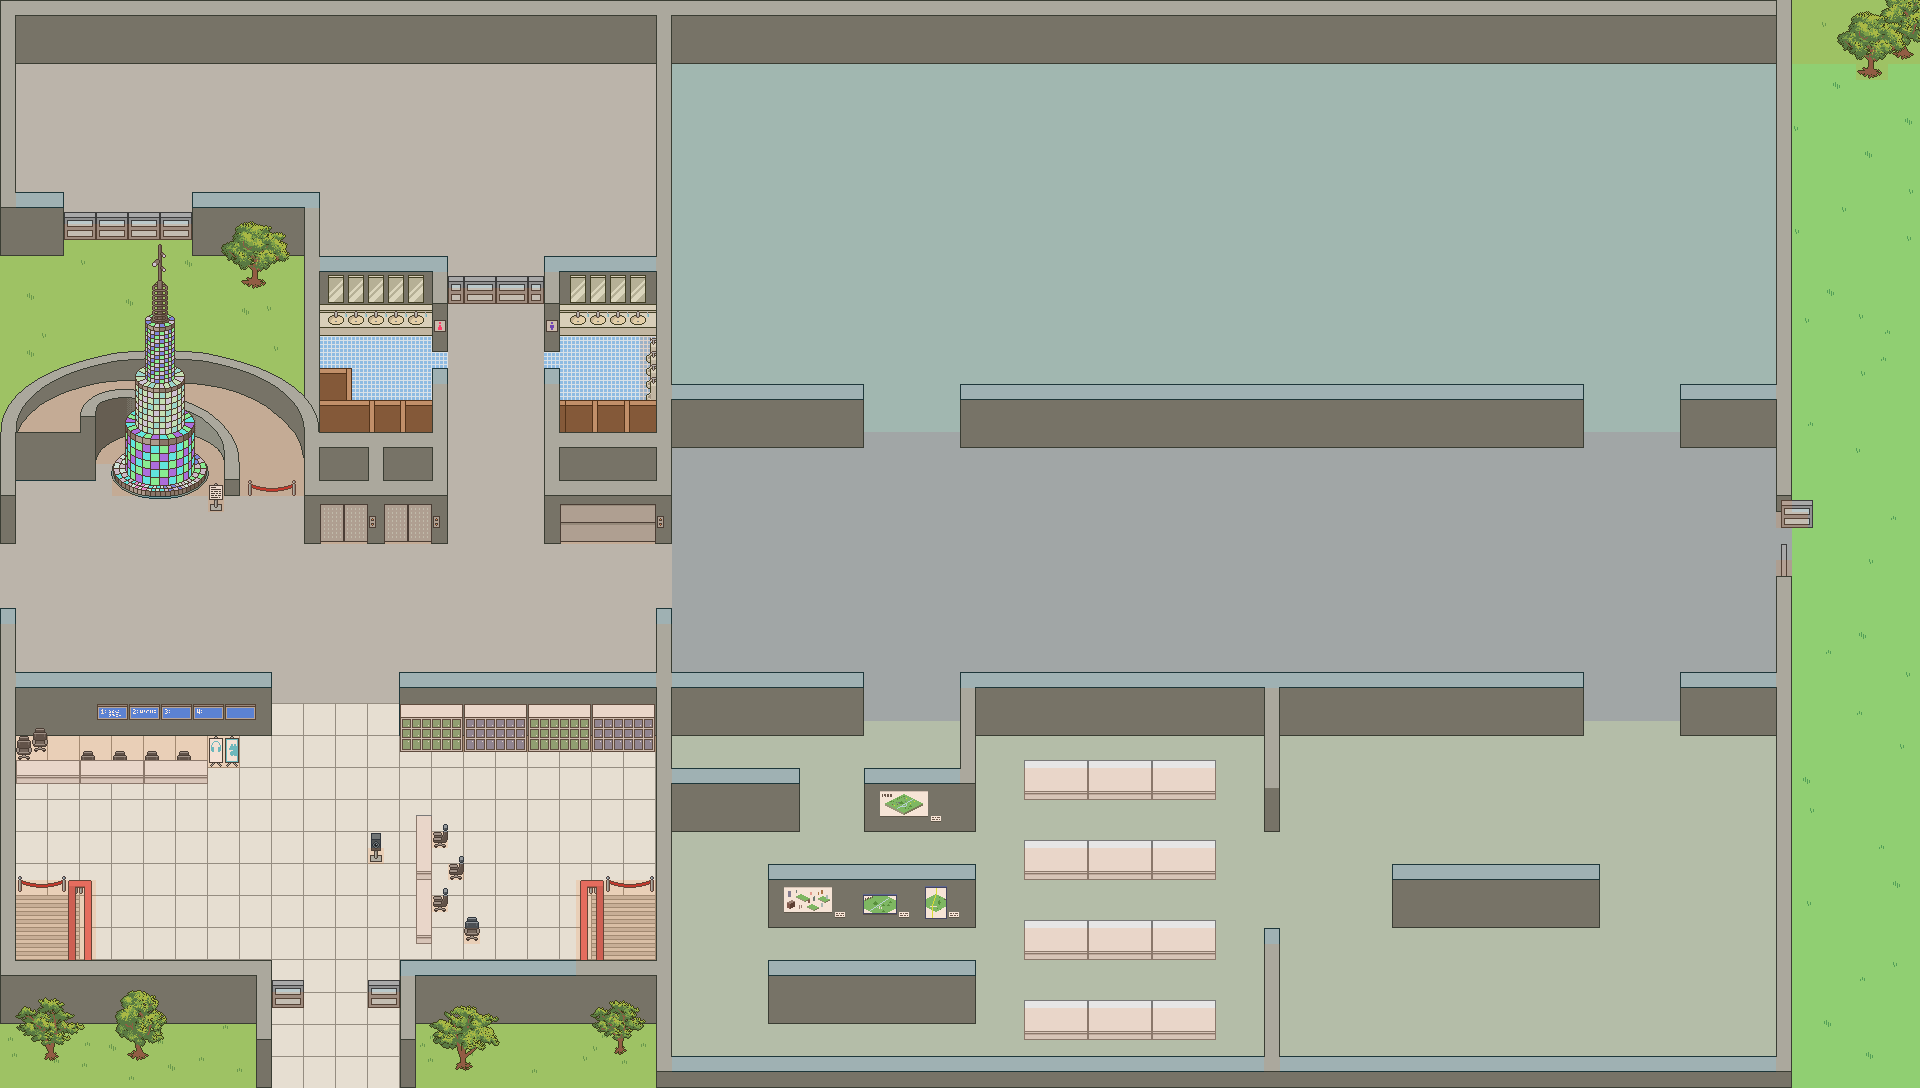

This is a level from a 2D game, rendered from its Tiled map with the project's own tilesets. A one-line summary and the map file follow, with tile-layer data summarised:
An orthogonal 120x68 tile map with 16x16 px tiles, 2 tile layers (background, collision), 2 tilesets.

<map version="1.4" tiledversion="1.4.3" orientation="orthogonal" renderorder="right-down" width="120" height="68" tilewidth="16" tileheight="16" infinite="0" nextlayerid="4" nextobjectid="1">
 <editorsettings>
  <export target="tilemap/second-try.json" format="json" />
 </editorsettings>
 <tileset firstgid="1" name="background" tilewidth="16" tileheight="16" tilecount="8160" columns="120">
  <image source="img/미술관내부0216.png" width="1920" height="1088" />
 </tileset>
 <tileset firstgid="8161" name="simple_tile" tilewidth="16" tileheight="16" tilecount="4" columns="2">
  <image source="tilemap/simple_tile.png" width="32" height="32" />
  <tile id="1">
   <properties>
    <property name="collides" type="bool" value="true" />
   </properties>
  </tile>
 </tileset>
 <layer id="1" name="background" width="120" height="68">
  <data>[8160 cells, 8160 non-empty, 8160 distinct tile ids]</data>
 </layer>
 <layer id="3" name="collision" width="120" height="68">
  <properties>
   <property name="collides" type="bool" value="true" />
  </properties>
  <data>[8160 cells, 2357 non-empty, 1 distinct tile ids]</data>
 </layer>
</map>
